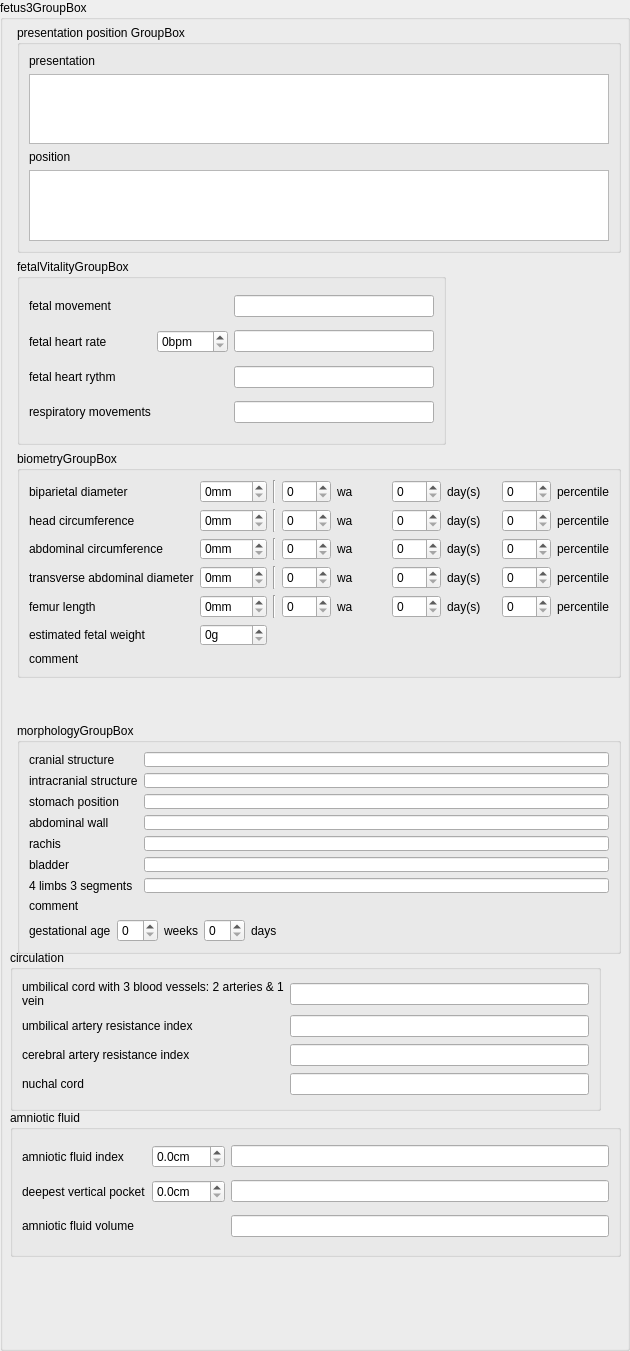
  <widget class="QGroupBox" name="fetus3GroupBox">
   <property name="enabled">
    <bool>true</bool>
   </property>
   <property name="geometry">
    <rect>
     <x>9</x>
     <y>4540</y>
     <width>630</width>
     <height>1351</height>
    </rect>
   </property>
   <property name="title">
    <string>fetus3GroupBox</string>
   </property>
   <property name="flat">
    <bool>false</bool>
   </property>
   <widget class="QGroupBox" name="fetus3PresentationPositionGroupBox">
    <property name="geometry">
     <rect>
      <x>17</x>
      <y>25</y>
      <width>604</width>
      <height>228</height>
     </rect>
    </property>
    <property name="title">
     <string>presentation position GroupBox</string>
    </property>
    <layout class="QVBoxLayout" name="verticalLayout_48">
     <item>
      <layout class="QVBoxLayout" name="verticalLayout_13">
       <item>
        <widget class="QLabel" name="presentationF3Label">
         <property name="text">
          <string>presentation</string>
         </property>
        </widget>
       </item>
       <item>
        <widget class="QListView" name="presentationF3ListView">
         <property name="sizePolicy">
          <sizepolicy hsizetype="Preferred" vsizetype="Preferred">
           <horstretch>0</horstretch>
           <verstretch>0</verstretch>
          </sizepolicy>
         </property>
        </widget>
       </item>
      </layout>
     </item>
     <item>
      <layout class="QVBoxLayout" name="verticalLayout_46">
       <item>
        <widget class="QLabel" name="positionF3Label">
         <property name="text">
          <string>position</string>
         </property>
        </widget>
       </item>
       <item>
        <widget class="QListView" name="positionF3ListView">
         <property name="sizePolicy">
          <sizepolicy hsizetype="Preferred" vsizetype="Preferred">
           <horstretch>0</horstretch>
           <verstretch>0</verstretch>
          </sizepolicy>
         </property>
        </widget>
       </item>
      </layout>
     </item>
    </layout>
   </widget>
   <widget class="QGroupBox" name="fetus3FetalVitalityGroupBox">
    <property name="geometry">
     <rect>
      <x>17</x>
      <y>259</y>
      <width>429</width>
      <height>186</height>
     </rect>
    </property>
    <property name="title">
     <string>fetalVitalityGroupBox</string>
    </property>
    <layout class="QGridLayout" name="gridLayout_12">
     <item row="0" column="0">
      <widget class="QLabel" name="fetus3FetalMovementLabel">
       <property name="text">
        <string>fetal movement</string>
       </property>
      </widget>
     </item>
     <item row="0" column="1">
      <layout class="QHBoxLayout" name="fetus3FetalMovementRadioLayout"/>
     </item>
     <item row="0" column="2">
      <widget class="QLineEdit" name="fetus3FetalMovementLineEdit"/>
     </item>
     <item row="1" column="0">
      <widget class="QLabel" name="fetus3FhrLabel">
       <property name="text">
        <string>fetal heart rate</string>
       </property>
      </widget>
     </item>
     <item row="1" column="1">
      <widget class="QSpinBox" name="fetus3FhrSpinBox">
       <property name="suffix">
        <string>bpm</string>
       </property>
       <property name="maximum">
        <number>999</number>
       </property>
      </widget>
     </item>
     <item row="1" column="2">
      <widget class="QLineEdit" name="fetus3FhrLineEdit"/>
     </item>
     <item row="2" column="0">
      <widget class="QLabel" name="fetus3HeartRythmLabel">
       <property name="text">
        <string>fetal heart rythm</string>
       </property>
      </widget>
     </item>
     <item row="2" column="1">
      <layout class="QHBoxLayout" name="fetus3HeartRythmRadioLayout"/>
     </item>
     <item row="2" column="2">
      <widget class="QLineEdit" name="fetus3HeartRythmLineEdit"/>
     </item>
     <item row="3" column="0">
      <widget class="QLabel" name="fetus3RespiratoryLabel">
       <property name="text">
        <string>respiratory movements</string>
       </property>
      </widget>
     </item>
     <item row="3" column="1">
      <layout class="QHBoxLayout" name="fetus3RespiratoryRadioLayout"/>
     </item>
     <item row="3" column="2">
      <widget class="QLineEdit" name="fetus3RespiratoryLineEdit"/>
     </item>
    </layout>
   </widget>
   <widget class="QGroupBox" name="fetus3BiometryGroupBox">
    <property name="geometry">
     <rect>
      <x>17</x>
      <y>451</y>
      <width>604</width>
      <height>227</height>
     </rect>
    </property>
    <property name="title">
     <string>biometryGroupBox</string>
    </property>
    <layout class="QGridLayout" name="gridLayout_13">
     <item row="0" column="0">
      <widget class="QLabel" name="fetus3BPDLabel">
       <property name="text">
        <string>biparietal diameter</string>
       </property>
      </widget>
     </item>
     <item row="0" column="1">
      <widget class="QSpinBox" name="fetus3BPDSpinBox">
       <property name="suffix">
        <string>mm</string>
       </property>
       <property name="maximum">
        <number>999</number>
       </property>
      </widget>
     </item>
     <item row="0" column="2">
      <widget class="Line" name="line_19">
       <property name="orientation">
        <enum>Qt::Vertical</enum>
       </property>
      </widget>
     </item>
     <item row="0" column="3">
      <widget class="QSpinBox" name="fetus3BPDWeekSpinBox"/>
     </item>
     <item row="0" column="4">
      <widget class="QLabel" name="fetus3BPDWeekLabel">
       <property name="text">
        <string>wa</string>
       </property>
      </widget>
     </item>
     <item row="0" column="5">
      <widget class="QSpinBox" name="fetus3BPDDaySpinBox">
       <property name="maximum">
        <number>6</number>
       </property>
      </widget>
     </item>
     <item row="0" column="6">
      <widget class="QLabel" name="label_8">
       <property name="text">
        <string>day(s)</string>
       </property>
      </widget>
     </item>
     <item row="0" column="7">
      <widget class="QSpinBox" name="fetus3BipPercentileSpinBox"/>
     </item>
     <item row="0" column="8">
      <widget class="QLabel" name="fetus3BipPercentileLabel">
       <property name="text">
        <string>percentile</string>
       </property>
      </widget>
     </item>
     <item row="1" column="0">
      <widget class="QLabel" name="fetus3HeadCircumferenceLabel">
       <property name="text">
        <string>head circumference</string>
       </property>
      </widget>
     </item>
     <item row="1" column="1">
      <widget class="QSpinBox" name="fetus3HeadCircumferenceSpinBox">
       <property name="suffix">
        <string>mm</string>
       </property>
       <property name="maximum">
        <number>999</number>
       </property>
      </widget>
     </item>
     <item row="1" column="2">
      <widget class="Line" name="line_20">
       <property name="orientation">
        <enum>Qt::Vertical</enum>
       </property>
      </widget>
     </item>
     <item row="1" column="3">
      <widget class="QSpinBox" name="fetus3HeadCircumferenceWeekSpinBox"/>
     </item>
     <item row="1" column="4">
      <widget class="QLabel" name="fetus3HeadCircumferenceWeekLabel">
       <property name="text">
        <string>wa</string>
       </property>
      </widget>
     </item>
     <item row="1" column="5">
      <widget class="QSpinBox" name="fetus3HeadCircumferenceDaysSpinBox">
       <property name="maximum">
        <number>6</number>
       </property>
      </widget>
     </item>
     <item row="1" column="6">
      <widget class="QLabel" name="fetus3HeadCircumferenceDayLabel">
       <property name="text">
        <string>day(s)</string>
       </property>
      </widget>
     </item>
     <item row="1" column="7">
      <widget class="QSpinBox" name="fetus3HcPercentileSpinBox"/>
     </item>
     <item row="1" column="8">
      <widget class="QLabel" name="fetus3HcPercentileLabel">
       <property name="text">
        <string>percentile</string>
       </property>
      </widget>
     </item>
     <item row="2" column="0">
      <widget class="QLabel" name="fetus3AbdominalCircumferenceLabel">
       <property name="text">
        <string>abdominal circumference</string>
       </property>
      </widget>
     </item>
     <item row="2" column="1">
      <widget class="QSpinBox" name="fetus3AbdominalCircumferenceSpinBox">
       <property name="suffix">
        <string>mm</string>
       </property>
       <property name="maximum">
        <number>999</number>
       </property>
      </widget>
     </item>
     <item row="2" column="2">
      <widget class="Line" name="line_21">
       <property name="orientation">
        <enum>Qt::Vertical</enum>
       </property>
      </widget>
     </item>
     <item row="2" column="3">
      <widget class="QSpinBox" name="fetus3AbdominalCircumferenceWeekSpinBox"/>
     </item>
     <item row="2" column="4">
      <widget class="QLabel" name="fetus3AbdominalCircumferenceWeekLabel">
       <property name="text">
        <string>wa</string>
       </property>
      </widget>
     </item>
     <item row="2" column="5">
      <widget class="QSpinBox" name="fetus3AbdominalCircumferenceDaySpinBox">
       <property name="maximum">
        <number>6</number>
       </property>
      </widget>
     </item>
     <item row="2" column="6">
      <widget class="QLabel" name="fetus3AbdominalCircumferenceDayLabel">
       <property name="text">
        <string>day(s)</string>
       </property>
      </widget>
     </item>
     <item row="2" column="7">
      <widget class="QSpinBox" name="fetus3AcPercentileSpinBox"/>
     </item>
     <item row="2" column="8">
      <widget class="QLabel" name="fetus3AcPercentileLabel">
       <property name="text">
        <string>percentile</string>
       </property>
      </widget>
     </item>
     <item row="3" column="0">
      <widget class="QLabel" name="fetus3TADLabel">
       <property name="text">
        <string>transverse abdominal diameter</string>
       </property>
      </widget>
     </item>
     <item row="3" column="1">
      <widget class="QSpinBox" name="fetus3TADSpinBox">
       <property name="suffix">
        <string>mm</string>
       </property>
       <property name="maximum">
        <number>999</number>
       </property>
      </widget>
     </item>
     <item row="3" column="2">
      <widget class="Line" name="line_22">
       <property name="orientation">
        <enum>Qt::Vertical</enum>
       </property>
      </widget>
     </item>
     <item row="3" column="3">
      <widget class="QSpinBox" name="fetus3TADWeekSpinBox"/>
     </item>
     <item row="3" column="4">
      <widget class="QLabel" name="fetus3TADWeekLabel">
       <property name="text">
        <string>wa</string>
       </property>
      </widget>
     </item>
     <item row="3" column="5">
      <widget class="QSpinBox" name="fetus3TADDaySpinBox">
       <property name="maximum">
        <number>6</number>
       </property>
      </widget>
     </item>
     <item row="3" column="6">
      <widget class="QLabel" name="fetus3TADDayLabel">
       <property name="text">
        <string>day(s)</string>
       </property>
      </widget>
     </item>
     <item row="3" column="7">
      <widget class="QSpinBox" name="fetus3TadPercentileSpinBox"/>
     </item>
     <item row="3" column="8">
      <widget class="QLabel" name="fetus3TadPercentileLabel">
       <property name="text">
        <string>percentile</string>
       </property>
      </widget>
     </item>
     <item row="4" column="0">
      <widget class="QLabel" name="fetus3FLLabel">
       <property name="text">
        <string>femur length</string>
       </property>
      </widget>
     </item>
     <item row="4" column="1">
      <widget class="QSpinBox" name="fetus3FLSpinBox">
       <property name="suffix">
        <string>mm</string>
       </property>
       <property name="maximum">
        <number>999</number>
       </property>
      </widget>
     </item>
     <item row="4" column="2">
      <widget class="Line" name="line_23">
       <property name="orientation">
        <enum>Qt::Vertical</enum>
       </property>
      </widget>
     </item>
     <item row="4" column="3">
      <widget class="QSpinBox" name="fetus3FLWeekSpinBox"/>
     </item>
     <item row="4" column="4">
      <widget class="QLabel" name="fetus3FLWeekLabel">
       <property name="text">
        <string>wa</string>
       </property>
      </widget>
     </item>
     <item row="4" column="5">
      <widget class="QSpinBox" name="fetus3FLDaySpinBox">
       <property name="maximum">
        <number>6</number>
       </property>
      </widget>
     </item>
     <item row="4" column="6">
      <widget class="QLabel" name="fetus3FLDayLabel">
       <property name="text">
        <string>day(s)</string>
       </property>
      </widget>
     </item>
     <item row="4" column="7">
      <widget class="QSpinBox" name="fetus3FlPercentileSpinBox"/>
     </item>
     <item row="4" column="8">
      <widget class="QLabel" name="fetus3FlPercentileLabel">
       <property name="text">
        <string>percentile</string>
       </property>
      </widget>
     </item>
     <item row="5" column="0">
      <widget class="QLabel" name="fetus3EfwLabel">
       <property name="text">
        <string>estimated fetal weight</string>
       </property>
      </widget>
     </item>
     <item row="5" column="1">
      <widget class="QSpinBox" name="fetus3EfwSpinBox">
       <property name="suffix">
        <string comment="gram">g</string>
       </property>
       <property name="maximum">
        <number>10000</number>
       </property>
      </widget>
     </item>
     <item row="6" column="0">
      <layout class="QVBoxLayout" name="verticalLayout_15">
       <item>
        <widget class="QLabel" name="fetus3BiometryCommentLabel">
         <property name="text">
          <string>comment</string>
         </property>
        </widget>
       </item>
       <item>
        <layout class="QFormLayout" name="fetus3BiometryCommentFormLayout"/>
       </item>
      </layout>
     </item>
    </layout>
   </widget>
   <widget class="QGroupBox" name="fetus3MorphologyGroupBox">
    <property name="geometry">
     <rect>
      <x>17</x>
      <y>723</y>
      <width>604</width>
      <height>231</height>
     </rect>
    </property>
    <property name="title">
     <string>morphologyGroupBox</string>
    </property>
    <layout class="QVBoxLayout" name="verticalLayout_16">
     <item>
      <layout class="QGridLayout" name="gridLayout_14">
       <item row="0" column="0">
        <widget class="QLabel" name="fetus3CranialStructureLabel">
         <property name="text">
          <string>cranial structure</string>
         </property>
        </widget>
       </item>
       <item row="0" column="1">
        <layout class="QHBoxLayout" name="fetus3CranialStructureRadioLayout"/>
       </item>
       <item row="0" column="2">
        <widget class="QLineEdit" name="fetus3CranialStructureLineEdit"/>
       </item>
       <item row="1" column="0">
        <widget class="QLabel" name="fetus3IntracranialStructureLabel">
         <property name="text">
          <string>intracranial structure</string>
         </property>
        </widget>
       </item>
       <item row="1" column="1">
        <layout class="QHBoxLayout" name="fetus3IntracranialStructureRadioLayout"/>
       </item>
       <item row="1" column="2">
        <widget class="QLineEdit" name="fetus3IntracranialStructureLineEdit"/>
       </item>
       <item row="2" column="0">
        <widget class="QLabel" name="fetus3StomachPositionLabel">
         <property name="text">
          <string>stomach position</string>
         </property>
        </widget>
       </item>
       <item row="2" column="1">
        <layout class="QHBoxLayout" name="fetus3StomachPositionRadioLayout"/>
       </item>
       <item row="2" column="2">
        <widget class="QLineEdit" name="fetus3StomachPositionLineEdit"/>
       </item>
       <item row="3" column="0">
        <widget class="QLabel" name="fetus3AbdominalWallLabel">
         <property name="text">
          <string>abdominal wall</string>
         </property>
        </widget>
       </item>
       <item row="3" column="1">
        <layout class="QHBoxLayout" name="fetus3AbdominalWallRadioLayout"/>
       </item>
       <item row="3" column="2">
        <widget class="QLineEdit" name="fetus3AbdominalWallLineEdit"/>
       </item>
       <item row="4" column="0">
        <widget class="QLabel" name="fetus3RachisLabel">
         <property name="text">
          <string>rachis</string>
         </property>
        </widget>
       </item>
       <item row="4" column="1">
        <layout class="QHBoxLayout" name="fetus3RachisRadioLayout"/>
       </item>
       <item row="4" column="2">
        <widget class="QLineEdit" name="fetus3RachisLineEdit"/>
       </item>
       <item row="5" column="0">
        <widget class="QLabel" name="fetus3BladderLabel">
         <property name="text">
          <string>bladder</string>
         </property>
        </widget>
       </item>
       <item row="5" column="1">
        <layout class="QHBoxLayout" name="fetus3BladderRadioLayout"/>
       </item>
       <item row="5" column="2">
        <widget class="QLineEdit" name="fetus3BladderLineEdit"/>
       </item>
       <item row="6" column="0">
        <widget class="QLabel" name="fetus3LimbsLabel">
         <property name="text">
          <string>4 limbs 3 segments</string>
         </property>
        </widget>
       </item>
       <item row="6" column="1">
        <layout class="QHBoxLayout" name="fetus3LimbsRadioLayout"/>
       </item>
       <item row="6" column="2">
        <widget class="QLineEdit" name="fetus3LimbsLineEdit"/>
       </item>
      </layout>
     </item>
     <item>
      <layout class="QVBoxLayout" name="verticalLayout_20">
       <item>
        <widget class="QLabel" name="fetus3MorphologyCommentLabel">
         <property name="text">
          <string>comment</string>
         </property>
        </widget>
       </item>
       <item>
        <layout class="QFormLayout" name="fetus3MorphologyCommentFormLayout"/>
       </item>
      </layout>
     </item>
     <item>
      <layout class="QHBoxLayout" name="horizontalLayout_20">
       <item>
        <widget class="QLabel" name="fetus3UsGestationalAgeHelpTextLabel">
         <property name="text">
          <string>gestational age</string>
         </property>
        </widget>
       </item>
       <item>
        <widget class="QSpinBox" name="fetus3UsGestationalAgeWeekSpinBox"/>
       </item>
       <item>
        <widget class="QLabel" name="fetus3UsGestationalAgeWeekLabel">
         <property name="text">
          <string>weeks</string>
         </property>
        </widget>
       </item>
       <item>
        <widget class="QSpinBox" name="fetus3UsGestationalAgeDaySpinBox"/>
       </item>
       <item>
        <widget class="QLabel" name="fetus3UsGestationalAgeDayLabel">
         <property name="text">
          <string>days</string>
         </property>
        </widget>
       </item>
       <item>
        <spacer name="horizontalSpacer_6">
         <property name="orientation">
          <enum>Qt::Horizontal</enum>
         </property>
         <property name="sizeHint" stdset="0">
          <size>
           <width>40</width>
           <height>20</height>
          </size>
         </property>
        </spacer>
       </item>
      </layout>
     </item>
    </layout>
   </widget>
   <widget class="QGroupBox" name="fetus3CirculationGroupBox">
    <property name="geometry">
     <rect>
      <x>10</x>
      <y>950</y>
      <width>591</width>
      <height>161</height>
     </rect>
    </property>
    <property name="title">
     <string>circulation</string>
    </property>
    <layout class="QGridLayout" name="gridLayout_28">
     <item row="0" column="0">
      <widget class="QLabel" name="fetus3UmbilicalCordLabel">
       <property name="text">
        <string>umbilical cord with 3 blood vessels: 2 arteries &amp; 1 vein</string>
       </property>
       <property name="wordWrap">
        <bool>true</bool>
       </property>
      </widget>
     </item>
     <item row="0" column="1">
      <layout class="QHBoxLayout" name="fetus3UmbilicalCordRadioLayout"/>
     </item>
     <item row="0" column="2">
      <widget class="QLineEdit" name="fetus3UmbilicalCordLineEdit"/>
     </item>
     <item row="1" column="0">
      <widget class="QLabel" name="fetus3UmbilicalArteryLabel">
       <property name="text">
        <string>umbilical artery resistance index</string>
       </property>
       <property name="wordWrap">
        <bool>true</bool>
       </property>
      </widget>
     </item>
     <item row="1" column="1">
      <layout class="QHBoxLayout" name="fetus3UmbilicalArteryRadioLayout"/>
     </item>
     <item row="1" column="2">
      <widget class="QLineEdit" name="fetus3UmbilicalArteryLineEdit"/>
     </item>
     <item row="2" column="0">
      <widget class="QLabel" name="fetus3CerebralArteryLabel">
       <property name="text">
        <string>cerebral artery resistance index</string>
       </property>
       <property name="wordWrap">
        <bool>true</bool>
       </property>
      </widget>
     </item>
     <item row="2" column="1">
      <layout class="QHBoxLayout" name="fetus3CerebralArteryRadioLayout"/>
     </item>
     <item row="2" column="2">
      <widget class="QLineEdit" name="fetus3CerebralArteryLineEdit"/>
     </item>
     <item row="3" column="0">
      <widget class="QLabel" name="fetus3NuchalCordLabel">
       <property name="text">
        <string>nuchal cord</string>
       </property>
      </widget>
     </item>
     <item row="3" column="1">
      <layout class="QHBoxLayout" name="fetus3NuchalCordRadioLayout"/>
     </item>
     <item row="3" column="2">
      <widget class="QLineEdit" name="fetus3NuchalCordLineEdit"/>
     </item>
    </layout>
   </widget>
   <widget class="QGroupBox" name="fetus3AmnioticFluidGroupBox">
    <property name="geometry">
     <rect>
      <x>10</x>
      <y>1110</y>
      <width>611</width>
      <height>147</height>
     </rect>
    </property>
    <property name="title">
     <string>amniotic fluid </string>
    </property>
    <layout class="QGridLayout" name="gridLayout_33">
     <item row="0" column="0">
      <widget class="QLabel" name="fetus3AmnioticFluidIndexLabel">
       <property name="text">
        <string>amniotic fluid index</string>
       </property>
      </widget>
     </item>
     <item row="0" column="1">
      <widget class="QDoubleSpinBox" name="fetus3AmnioticFluidIndexDoubleSpinBox">
       <property name="suffix">
        <string comment="centimeter">cm</string>
       </property>
       <property name="decimals">
        <number>1</number>
       </property>
      </widget>
     </item>
     <item row="0" column="2">
      <widget class="QLineEdit" name="fetus3AmnioticFluidIndexLineEdit"/>
     </item>
     <item row="1" column="0">
      <widget class="QLabel" name="fetus3DeepestVerticalPocketLabel">
       <property name="text">
        <string>deepest vertical pocket</string>
       </property>
      </widget>
     </item>
     <item row="1" column="1">
      <widget class="QDoubleSpinBox" name="fetus3DeepestVerticalPocketDoubleSpinBox">
       <property name="suffix">
        <string comment="centimeter">cm</string>
       </property>
       <property name="decimals">
        <number>1</number>
       </property>
      </widget>
     </item>
     <item row="1" column="2">
      <widget class="QLineEdit" name="fetus3DeepestVerticalPocketLineEdit"/>
     </item>
     <item row="2" column="0">
      <widget class="QLabel" name="fetus3AmnioticFluidVolumeLabel">
       <property name="text">
        <string>amniotic fluid volume</string>
       </property>
      </widget>
     </item>
     <item row="2" column="1">
      <layout class="QHBoxLayout" name="fetus3AmnioticFluidVolumeRadioLayout"/>
     </item>
     <item row="2" column="2">
      <widget class="QLineEdit" name="fetus3AmnioticFluidVolumeLineEdit"/>
     </item>
    </layout>
   </widget>
  </widget>
